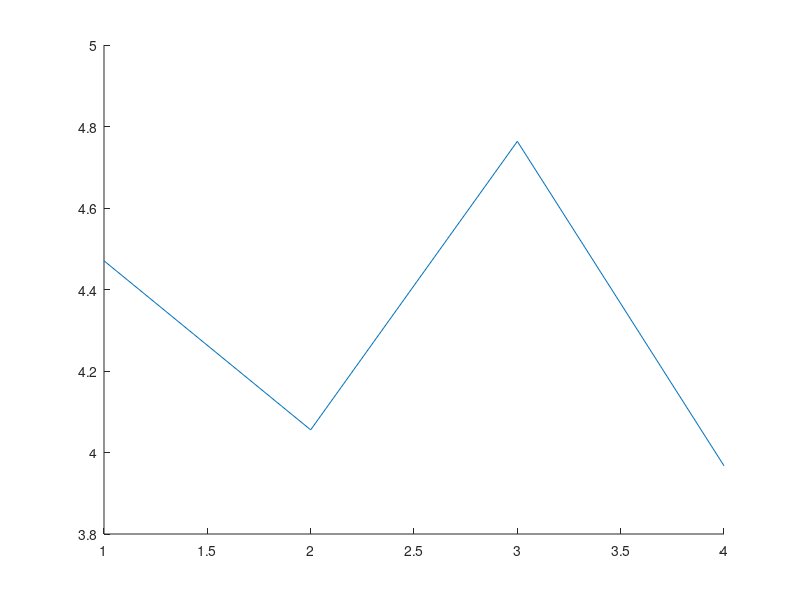

Write the MATLAB code that produced this figure. (Note: this script raises an error after producing the figure.)
load throughput_per_k.mat;
k1=density_th_normal_1;
k1=[k1; density_th_normal_2(density_th_normal_2(:,1)==1, :)];
k1=[k1; density_th_normal_3(density_th_normal_3(:,1)==1, :)];
k1=[k1; density_th_normal_4(density_th_normal_4(:,1)==1, :)];
k2=[];
k2=[k2; density_th_normal_2(density_th_normal_2(:,1)==2, :)];
k2=[k2; density_th_normal_3(density_th_normal_3(:,1)==2, :)];
k2=[k2; density_th_normal_4(density_th_normal_4(:,1)==2, :)];
k3=[];
k3=[k3; density_th_normal_2(density_th_normal_2(:,1)==3, :)];
k3=[k3; density_th_normal_3(density_th_normal_3(:,1)==3, :)];
k3=[k3; density_th_normal_4(density_th_normal_4(:,1)==3, :)];
k4=[];
k4=[k4; density_th_normal_2(density_th_normal_2(:,1)==4, :)];
k4=[k4; density_th_normal_3(density_th_normal_3(:,1)==4, :)];
k4=[k4; density_th_normal_4(density_th_normal_4(:,1)==4, :)];

avg_k1=[1 mean(k1(:,2))];
avg_k2=[2 mean(k2(:,2))];
avg_k3=[3 mean(k3(:,2))];
avg_k4=[4 mean(k4(:,2))];
avg_k_normal=[avg_k1;avg_k2;avg_k3;avg_k4];

k1=density_th_efi_1;
k1=[k1; density_th_efi_2(density_th_efi_2(:,1)==1, :)];
k1=[k1; density_th_efi_3(density_th_efi_3(:,1)==1, :)];
k1=[k1; density_th_efi_4(density_th_efi_4(:,1)==1, :)];
k2=[];
k2=[k2; density_th_efi_2(density_th_efi_2(:,1)==2, :)];
k2=[k2; density_th_efi_3(density_th_efi_3(:,1)==2, :)];
k2=[k2; density_th_efi_4(density_th_efi_4(:,1)==2, :)];
k3=[];
k3=[k3; density_th_efi_2(density_th_efi_2(:,1)==3, :)];
k3=[k3; density_th_efi_3(density_th_efi_3(:,1)==3, :)];
k3=[k3; density_th_efi_4(density_th_efi_4(:,1)==3, :)];
k4=[];
k4=[k4; density_th_efi_2(density_th_efi_2(:,1)==4, :)];
k4=[k4; density_th_efi_3(density_th_efi_3(:,1)==4, :)];
k4=[k4; density_th_efi_4(density_th_efi_4(:,1)==4, :)];

avg_k1=[1 mean(k1(:,2))];
avg_k2=[2 mean(k2(:,2))];
avg_k3=[3 mean(k3(:,2))];
avg_k4=[4 mean(k4(:,2))];
avg_k_efi=[avg_k1;avg_k2;avg_k3;avg_k4];

all_k=[];
all_k=[4 density_th_efi_4(:,2)'];
all_k=[all_k;3 density_th_efi_3(:,2)' 0];
all_k=[all_k;2 density_th_efi_2(:,2)' 0 0];
all_k=[all_k;1 density_th_efi_1(:,2)' 0 0 0];
all_k=sortrows(all_k,1);
f=figure;
hold on;
p1=plot(all_k(1:4,1), all_k(1:4,2)', 'DisplayName', 'K=1; EFI');
p1.Color='red';
p1.Marker='s';
p1.MarkerFaceColor='red';
p2=plot(all_k(2:4,1), all_k(2:4,3)', 'DisplayName', 'K=2; EFI');
p2.Color='green';
p2.Marker='d';
p2.MarkerFaceColor='green';
p3=plot(all_k(3:4,1), all_k(3:4,4)', 'DisplayName', 'K=3; EFI');
p3.Color='blue';
p3.Marker='p';
p3.MarkerFaceColor='blue';
p4=plot(all_k(4:4,1), all_k(4:4,5)', 'DisplayName', 'K=4; EFI');
p4.Color='black';
p4.Marker='o';
p4.MarkerFaceColor='black';

all_k=[];
all_k=[4 density_th_normal_4(:,2)'];
all_k=[all_k;3 density_th_normal_3(:,2)' 0];
all_k=[all_k;2 density_th_normal_2(:,2)' 0 0];
all_k=[all_k;1 density_th_normal_1(:,2)' 0 0 0];
all_k=sortrows(all_k,1);

p1=plot(all_k(1:4,1), all_k(1:4,2)', 'DisplayName', 'K=1; WIFI');
p1.Color='yellow';
p1.Marker='s';
p1.MarkerFaceColor='yellow';
p2=plot(all_k(2:4,1), all_k(2:4,3)', 'DisplayName', 'K=2; WIFI');
p2.Color='magenta';
p2.Marker='d';
p2.MarkerFaceColor='magenta';
p3=plot(all_k(3:4,1), all_k(3:4,4)', 'DisplayName', 'K=3; WIFI');
p3.Color='cyan';
p3.Marker='p';
p3.MarkerFaceColor='cyan';
p4=plot(all_k(4:4,1), all_k(4:4,5)', 'DisplayName', 'K=4; WIFI');
p4.Color=[0.5 0.5 0.5];
p4.Marker='o';
p4.MarkerFaceColor=[0.5 0.5 0.5];

title('Average throughput per K for each Maximum K simulation');
xticks([1 2 3 4]);
xlabel('K');
ylabel('Throughput (MB/s)');
legend show;

% f=figure;
% hold on;
% s1=scatter(density_th_efi_1(:,1),density_th_efi_1(:,2));
% s2=scatter(density_th_efi_2(:,1),density_th_efi_2(:,2));
% s3=scatter(density_th_efi_3(:,1),density_th_efi_3(:,2));
% s4=scatter(density_th_efi_4(:,1),density_th_efi_4(:,2));
% s1.Marker = '*';
% s2.Marker = '+';
% s3.Marker = 'x';
% s1.MarkerEdgeColor='red';
% s2.MarkerEdgeColor='green';
% s3.MarkerEdgeColor='blue';
% s4.MarkerEdgeColor='black';
% s1.MarkerFaceColor='red';
% s2.MarkerFaceColor='green';
% s3.MarkerFaceColor='blue';
% s4.MarkerFaceColor='black';
% 
% p1 = plot(density_th_efi_1(:,1),density_th_efi_1(:,2));
% p2 = plot(density_th_efi_2(:,1),density_th_efi_2(:,2));
% p3 = plot(density_th_efi_3(:,1),density_th_efi_3(:,2));
% p4 = plot(density_th_efi_4(:,1),density_th_efi_4(:,2));
% p1.Color='red';
% p2.Color='green';
% p3.Color='blue';
% p4.Color='black';

f = figure;
hold on;
plot(avg_k_efi(:,1),avg_k_efi(:,2), 'DisplayName' , 'EFI');
plot(avg_k_normal(:,1),avg_k_normal(:,2), 'DisplayName', 'WIFI');
title('Average throughput for all clients');
xticks([1 2 3 4]);
xlabel('K max')';
ylabel('Throughput (MB/s)');
legend show;